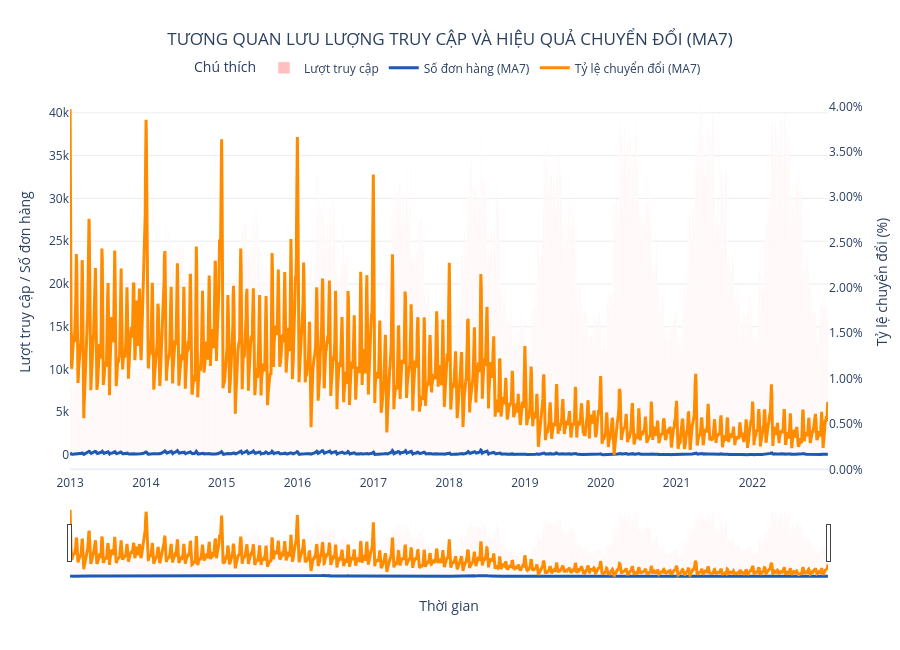

This figure's notebook cell:
### Code cell
# =========================
# 1) Tiền xử lý dữ liệu
# =========================

# Chuẩn hóa tên cột nếu cần
df_orders = dfs["orders"].copy()
df_web_traffic = dfs["web_traffic"].copy()

df_orders.columns = df_orders.columns.str.strip()
df_web_traffic.columns = df_web_traffic.columns.str.strip()

# Nếu cột ngày đang có tên khác, tự động map về "date"
if "date" not in df_orders.columns:
    if "order_date" in df_orders.columns:
        df_orders = df_orders.rename(columns={"order_date": "date"})
    elif "Date" in df_orders.columns:
        df_orders = df_orders.rename(columns={"Date": "date"})

if "date" not in df_web_traffic.columns:
    if "Date" in df_web_traffic.columns:
        df_web_traffic = df_web_traffic.rename(columns={"Date": "date"})

# Đảm bảo kiểu dữ liệu ngày
df_orders["date"] = pd.to_datetime(df_orders["date"], errors="coerce")
df_web_traffic["date"] = pd.to_datetime(df_web_traffic["date"], errors="coerce")

# Đảm bảo cột unique_visitors là số
if "unique_visitors" not in df_web_traffic.columns:
    raise ValueError("df_web_traffic cần có cột 'unique_visitors'.")

df_web_traffic["unique_visitors"] = pd.to_numeric(df_web_traffic["unique_visitors"], errors="coerce")
df_orders["order_id"] = pd.to_numeric(df_orders["order_id"], errors="coerce")

# Groupby theo ngày
df_orders_daily = (
    df_orders.dropna(subset=["date", "order_id"])
    .groupby("date", as_index=False)
    .agg(so_don_hang=("order_id", "count"))
)

df_traffic_daily = (
    df_web_traffic.dropna(subset=["date", "unique_visitors"])
    .groupby("date", as_index=False)
    .agg(luot_truy_cap=("unique_visitors", "sum"))
)

# Merge hai bảng
df_conv = pd.merge(df_traffic_daily, df_orders_daily, on="date", how="inner")

# Tính tỷ lệ chuyển đổi
df_conv["ty_le_chuyen_doi"] = np.where(
    df_conv["luot_truy_cap"] != 0,
    df_conv["so_don_hang"] / df_conv["luot_truy_cap"] * 100,
    np.nan
)

# Sắp xếp theo thời gian trước khi rolling
df_conv = df_conv.sort_values("date").reset_index(drop=True)

# MA7
df_conv["so_don_hang_ma7"] = df_conv["so_don_hang"].rolling(window=7, min_periods=1).mean()
df_conv["luot_truy_cap_ma7"] = df_conv["luot_truy_cap"].rolling(window=7, min_periods=1).mean()
df_conv["cr_ma7"] = df_conv["ty_le_chuyen_doi"].rolling(window=7, min_periods=1).mean()

# =========================
# 2) Biểu đồ Dual Axis
# =========================

fig = go.Figure()

# Trace 1: unique_Visitors nền
fig.add_trace(
    go.Bar(
        x=df_conv["date"],
        y=df_conv["luot_truy_cap"],
        name="Lượt truy cập",
        marker=dict(color="rgba(255, 175, 175, 0.8)"),
        hovertemplate="%{x|%d/%m/%Y}<br>Lượt truy cập: %{y:,.0f}<extra></extra>",
    )
)

# Trace 2: Orders MA7 - trục trái
fig.add_trace(
    go.Scatter(
        x=df_conv["date"],
        y=df_conv["so_don_hang_ma7"],
        mode="lines",
        name="Số đơn hàng (MA7)",
        line=dict(color="rgba(30, 90, 180, 1)", width=3),
        hovertemplate="%{x|%d/%m/%Y}<br>Số đơn hàng (MA7): %{y:,.2f}<extra></extra>",
        yaxis="y",
    )
)

# Trace 3: CR MA7 - trục phải
fig.add_trace(
    go.Scatter(
        x=df_conv["date"],
        y=df_conv["cr_ma7"],
        mode="lines",
        name="Tỷ lệ chuyển đổi (MA7)",
        line=dict(color="rgba(255, 140, 0, 1)", width=3),
        hovertemplate="%{x|%d/%m/%Y}<br>CR (MA7): %{y:,.2f}%<extra></extra>",
        yaxis="y2",
    )
)

# Cấu hình trục
fig.update_layout(
    title={
        "text": "TƯƠNG QUAN LƯU LƯỢNG TRUY CẬP VÀ HIỆU QUẢ CHUYỂN ĐỔI (MA7)",
        "x": 0.5,
        "xanchor": "center",
    },
    template="plotly_white",
    height=650,
    margin=dict(l=70, r=70, t=90, b=70),
    legend=dict(
        title="Chú thích",
        orientation="h",
        yanchor="bottom",
        y=1.02,
        xanchor="center",
        x=0.5,
    ),
    barmode="overlay",
)

fig.update_xaxes(
    title_text="Thời gian",
    rangeslider=dict(visible=True),
    showgrid=False,
)

fig.update_yaxes(
    title_text="Lượt truy cập / Số đơn hàng",
    showgrid=True,
    gridcolor="rgba(0,0,0,0.08)",
)

fig.update_layout(
    yaxis2=dict(
        title="Tỷ lệ chuyển đổi (%)",
        overlaying="y",
        side="right",
        tickformat=".2f",
        ticksuffix="%",
        showgrid=False,
    )
)

fig.show()

### Figure 1 — Plotly figure (JSON) as saved in the notebook; plotly's stock layout.template omitted (floating-point values rounded to 4 significant figures; data arrays with more than 128 entries replaced by an {"elided": "..."} marker saying what was removed)
{"data": [{"hovertemplate": "%{x|%d/%m/%Y}<br>Lượt truy cập: %{y:,.0f}<extra></extra>", "marker": {"color": "rgba(255, 175, 175, 0.8)"}, "name": "Lượt truy cập", "type": "bar", "x": {"elided": "3652 str values"}, "y": {"elided": "3652 int values"}}, {"hovertemplate": "%{x|%d/%m/%Y}<br>Số đơn hàng (MA7): %{y:,.2f}<extra></extra>", "line": {"color": "rgba(30, 90, 180, 1)", "width": 3}, "mode": "lines", "name": "Số đơn hàng (MA7)", "type": "scatter", "x": {"elided": "3652 str values"}, "y": {"elided": "3652 float values"}, "yaxis": "y"}, {"hovertemplate": "%{x|%d/%m/%Y}<br>CR (MA7): %{y:,.2f}%<extra></extra>", "line": {"color": "rgba(255, 140, 0, 1)", "width": 3}, "mode": "lines", "name": "Tỷ lệ chuyển đổi (MA7)", "type": "scatter", "x": {"elided": "3652 str values"}, "y": {"elided": "3652 float values"}, "yaxis": "y2"}], "layout": {"barmode": "overlay", "height": 650, "legend": {"orientation": "h", "title": {"text": "Chú thích"}, "x": 0.5, "xanchor": "center", "y": 1.02, "yanchor": "bottom"}, "margin": {"b": 70, "l": 70, "r": 70, "t": 90}, "title": {"text": "TƯƠNG QUAN LƯU LƯỢNG TRUY CẬP VÀ HIỆU QUẢ CHUYỂN ĐỔI (MA7)", "x": 0.5, "xanchor": "center"}, "xaxis": {"rangeslider": {"visible": true}, "showgrid": false, "title": {"text": "Thời gian"}}, "yaxis": {"gridcolor": "rgba(0,0,0,0.08)", "showgrid": true, "title": {"text": "Lượt truy cập / Số đơn hàng"}}, "yaxis2": {"overlaying": "y", "showgrid": false, "side": "right", "tickformat": ".2f", "ticksuffix": "%", "title": {"text": "Tỷ lệ chuyển đổi (%)"}}}}
